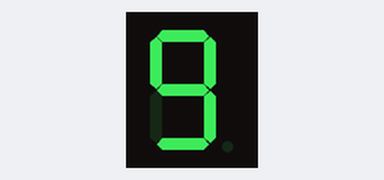
This sketch was run on a simulated Arduino Uno, built with avr-gcc and run on an emulated ATmega328P. Parts: 1-digit seven-segment display. Wiring (inferred from the names in the program): 1-digit 7-segment display, segments lit when HIGH: segments pin 7, pin 6, pin 5, pin 10, pin 11, pin 8, pin 9, pin 4. The segment pins are drawn as the display they are named for.

Above: at 0.1 s.
At 1.1 s:
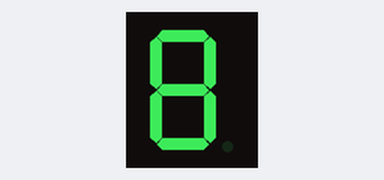
At 2.1 s:
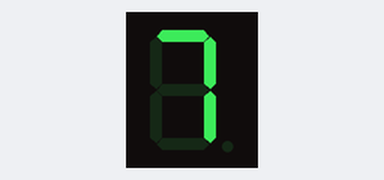
At 4.1 s:
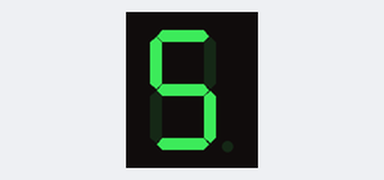
At 6.1 s:
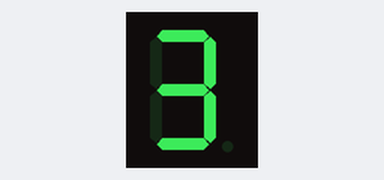
At 9.1 s:
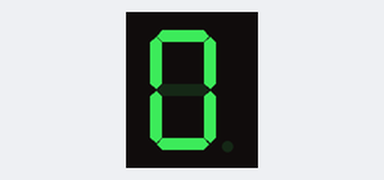

Measured:
- by itself, everything shown: repeats every 10.0 s, in 10 steps
- what the display in image 1 shows lasts 1.0 s, from 1.0 s to 2.0 s

The sketch:

Project_10_1-digit_Digital_Tube.ino
```cpp
//**********************************************************************************
/*
Keyestudio 2021 Stater Kit
Project 10
1-digit Digital Tube
http//www.keyestudio.com
*/
// sets the IO PIN for every segment
int a=7;// digital PIN 7 for segment a
int b=6;// digital PIN 6 for segment b
int c=5;// digital PIN 5 for segment c
int d=10;//digital PIN 10 for segment d
int e=11;//digital PIN 11 for segment e
int f=8;//digital PIN 8 for segment f
int g=9;//digital PIN 9 for segment g
int dp=4;//digital PIN 4 for segment dp
void digital_0(void) // displays number 0
{
unsigned char j;
digitalWrite(a,HIGH);
digitalWrite(b,HIGH);
digitalWrite(c,HIGH);
digitalWrite(d,HIGH);
digitalWrite(e,HIGH);
digitalWrite(f,HIGH);
digitalWrite(g,LOW);
digitalWrite(dp,LOW);
}
void digital_1(void) // displays number 1
{
unsigned char j;
digitalWrite(c,HIGH);// led sets level for PIN 5 to "high", turns on segment c
digitalWrite(b,HIGH);// turns on segment b
for(j=7;j<=11;j++)// turns off other segments
digitalWrite(j,LOW);
digitalWrite(dp,LOW);// turns off segment dp
}
void digital_2(void) // displays number 2
{
unsigned char j;
digitalWrite(b,HIGH);
digitalWrite(a,HIGH);
for(j=9;j<=11;j++)
digitalWrite(j,HIGH);
digitalWrite(dp,LOW);
digitalWrite(c,LOW);
digitalWrite(f,LOW);
}
void digital_3(void) // displays number 3
{digitalWrite(g,HIGH);
digitalWrite(a,HIGH);
digitalWrite(b,HIGH);
digitalWrite(c,HIGH);
digitalWrite(d,HIGH);
digitalWrite(dp,LOW);
digitalWrite(f,LOW);
digitalWrite(e,LOW);
}
void digital_4(void) // displays number 4
{digitalWrite(c,HIGH);
digitalWrite(b,HIGH);
digitalWrite(f,HIGH);
digitalWrite(g,HIGH);
digitalWrite(dp,LOW);
digitalWrite(a,LOW);
digitalWrite(e,LOW);
digitalWrite(d,LOW);
}
void digital_5(void) // displays number 5
{
unsigned char j;
digitalWrite(a,HIGH);
digitalWrite(b, LOW);
digitalWrite(c,HIGH);
digitalWrite(d,HIGH);
digitalWrite(e, LOW);
digitalWrite(f,HIGH);
digitalWrite(g,HIGH);
digitalWrite(dp,LOW);
}
void digital_6(void) // displays number 6
{
unsigned char j;
for(j=7;j<=11;j++)
digitalWrite(j,HIGH);
digitalWrite(c,HIGH);
digitalWrite(dp,LOW);
digitalWrite(b,LOW);
}
void digital_7(void) // displays number 7
{
unsigned char j;
for(j=5;j<=7;j++)
digitalWrite(j,HIGH);
digitalWrite(dp,LOW);
for(j=8;j<=11;j++)
digitalWrite(j,LOW);
}
void digital_8(void) // displays number 8
{
unsigned char j;
for(j=5;j<=11;j++)
digitalWrite(j,HIGH);
digitalWrite(dp,LOW);
}
void digital_9(void) // displays number 9
{
unsigned char j;
digitalWrite(a,HIGH);
digitalWrite(b,HIGH);
digitalWrite(c,HIGH);
digitalWrite(d,HIGH);
digitalWrite(e, LOW);
digitalWrite(f,HIGH);
digitalWrite(g,HIGH);
digitalWrite(dp,LOW);
}
void setup()
{
int i;// declares a Variable
for(i=4;i<=11;i++)
pinMode(i,OUTPUT);// sets PIN 4-11 to "output"
}
void loop()
{
while(1)
{
digital_9();// displays number 9
delay(1000); // waits a sencond
digital_8();// displays number 8
delay(1000); // waits a sencond
digital_7();// displays number 7
delay(1000); // waits a sencond
digital_6();// displays number 6
delay(1000); // waits a sencond
digital_5();// displays number 5
delay(1000); // waits a sencond
digital_4();// displays number 4
delay(1000); // waits a sencond
digital_3();// displays number 3
delay(1000); // waits a sencond
digital_2();// displays number 2
delay(1000); // waits a sencond
digital_1();// displays number 1
delay(1000);// waits a sencond
digital_0();// displays number 0
delay(1000);// waits a sencond
}}
//**********************************************************************************
```
